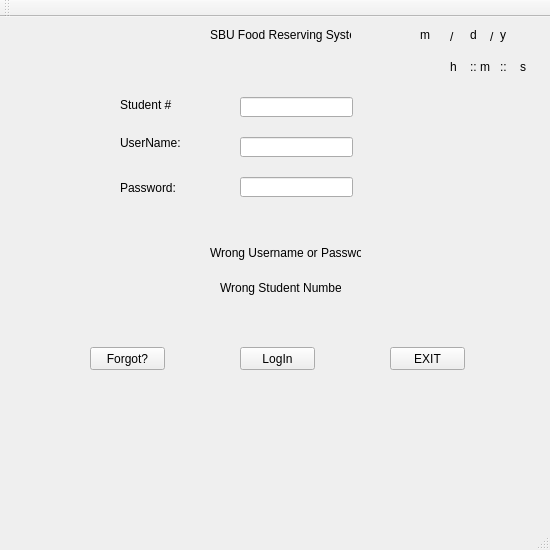
<?xml version="1.0" encoding="UTF-8"?>
<ui version="4.0">
 <class>MainWindow</class>
 <widget class="QMainWindow" name="MainWindow">
  <property name="geometry">
   <rect>
    <x>0</x>
    <y>0</y>
    <width>550</width>
    <height>550</height>
   </rect>
  </property>
  <property name="windowTitle">
   <string>MainWindow</string>
  </property>
  <widget class="QWidget" name="centralWidget">
   <widget class="QPushButton" name="pushButton">
    <property name="geometry">
     <rect>
      <x>240</x>
      <y>330</y>
      <width>75</width>
      <height>23</height>
     </rect>
    </property>
    <property name="text">
     <string>LogIn</string>
    </property>
   </widget>
   <widget class="QLabel" name="label">
    <property name="geometry">
     <rect>
      <x>120</x>
      <y>110</y>
      <width>61</width>
      <height>31</height>
     </rect>
    </property>
    <property name="text">
     <string>UserName:</string>
    </property>
   </widget>
   <widget class="QLabel" name="label_2">
    <property name="geometry">
     <rect>
      <x>120</x>
      <y>150</y>
      <width>61</width>
      <height>41</height>
     </rect>
    </property>
    <property name="text">
     <string>Password:</string>
    </property>
   </widget>
   <widget class="QLineEdit" name="lineEdit">
    <property name="geometry">
     <rect>
      <x>240</x>
      <y>120</y>
      <width>113</width>
      <height>20</height>
     </rect>
    </property>
   </widget>
   <widget class="QLineEdit" name="lineEdit_2">
    <property name="geometry">
     <rect>
      <x>240</x>
      <y>160</y>
      <width>113</width>
      <height>20</height>
     </rect>
    </property>
   </widget>
   <widget class="QLabel" name="Error">
    <property name="geometry">
     <rect>
      <x>210</x>
      <y>220</y>
      <width>151</width>
      <height>31</height>
     </rect>
    </property>
    <property name="text">
     <string>Wrong Username or Password</string>
    </property>
   </widget>
   <widget class="QPushButton" name="ExitButon">
    <property name="geometry">
     <rect>
      <x>390</x>
      <y>330</y>
      <width>75</width>
      <height>23</height>
     </rect>
    </property>
    <property name="text">
     <string>EXIT</string>
    </property>
   </widget>
   <widget class="QPushButton" name="pushButton_2">
    <property name="geometry">
     <rect>
      <x>90</x>
      <y>330</y>
      <width>75</width>
      <height>23</height>
     </rect>
    </property>
    <property name="text">
     <string>Forgot?</string>
    </property>
   </widget>
   <widget class="QLabel" name="label_3">
    <property name="geometry">
     <rect>
      <x>120</x>
      <y>80</y>
      <width>61</width>
      <height>16</height>
     </rect>
    </property>
    <property name="text">
     <string>Student #</string>
    </property>
   </widget>
   <widget class="QLineEdit" name="lineEdit_3">
    <property name="geometry">
     <rect>
      <x>240</x>
      <y>80</y>
      <width>113</width>
      <height>20</height>
     </rect>
    </property>
   </widget>
   <widget class="QLabel" name="label_4">
    <property name="geometry">
     <rect>
      <x>210</x>
      <y>10</y>
      <width>141</width>
      <height>16</height>
     </rect>
    </property>
    <property name="text">
     <string>SBU Food Reserving System</string>
    </property>
   </widget>
   <widget class="QLabel" name="second">
    <property name="geometry">
     <rect>
      <x>520</x>
      <y>40</y>
      <width>21</width>
      <height>20</height>
     </rect>
    </property>
    <property name="text">
     <string>s</string>
    </property>
   </widget>
   <widget class="QLabel" name="label_5">
    <property name="geometry">
     <rect>
      <x>500</x>
      <y>40</y>
      <width>16</width>
      <height>20</height>
     </rect>
    </property>
    <property name="text">
     <string>::</string>
    </property>
   </widget>
   <widget class="QLabel" name="month">
    <property name="geometry">
     <rect>
      <x>470</x>
      <y>10</y>
      <width>21</width>
      <height>16</height>
     </rect>
    </property>
    <property name="text">
     <string>d</string>
    </property>
   </widget>
   <widget class="QLabel" name="label_6">
    <property name="geometry">
     <rect>
      <x>450</x>
      <y>10</y>
      <width>16</width>
      <height>20</height>
     </rect>
    </property>
    <property name="text">
     <string>/</string>
    </property>
   </widget>
   <widget class="QLabel" name="day">
    <property name="geometry">
     <rect>
      <x>420</x>
      <y>10</y>
      <width>31</width>
      <height>16</height>
     </rect>
    </property>
    <property name="text">
     <string>m</string>
    </property>
   </widget>
   <widget class="QLabel" name="minute">
    <property name="geometry">
     <rect>
      <x>480</x>
      <y>40</y>
      <width>21</width>
      <height>20</height>
     </rect>
    </property>
    <property name="text">
     <string>m</string>
    </property>
   </widget>
   <widget class="QLabel" name="label_7">
    <property name="geometry">
     <rect>
      <x>490</x>
      <y>10</y>
      <width>16</width>
      <height>20</height>
     </rect>
    </property>
    <property name="text">
     <string>/</string>
    </property>
   </widget>
   <widget class="QLabel" name="label_8">
    <property name="geometry">
     <rect>
      <x>470</x>
      <y>40</y>
      <width>16</width>
      <height>20</height>
     </rect>
    </property>
    <property name="text">
     <string>::</string>
    </property>
   </widget>
   <widget class="QLabel" name="hour">
    <property name="geometry">
     <rect>
      <x>450</x>
      <y>40</y>
      <width>21</width>
      <height>20</height>
     </rect>
    </property>
    <property name="text">
     <string>h</string>
    </property>
   </widget>
   <widget class="QLabel" name="year">
    <property name="geometry">
     <rect>
      <x>500</x>
      <y>10</y>
      <width>31</width>
      <height>16</height>
     </rect>
    </property>
    <property name="text">
     <string>y</string>
    </property>
   </widget>
   <widget class="QLabel" name="Error2">
    <property name="geometry">
     <rect>
      <x>220</x>
      <y>260</y>
      <width>121</width>
      <height>21</height>
     </rect>
    </property>
    <property name="text">
     <string>Wrong Student Number</string>
    </property>
   </widget>
  </widget>
  <widget class="QMenuBar" name="menuBar">
   <property name="geometry">
    <rect>
     <x>0</x>
     <y>0</y>
     <width>550</width>
     <height>21</height>
    </rect>
   </property>
  </widget>
  <widget class="QToolBar" name="mainToolBar">
   <attribute name="toolBarArea">
    <enum>TopToolBarArea</enum>
   </attribute>
   <attribute name="toolBarBreak">
    <bool>false</bool>
   </attribute>
  </widget>
  <widget class="QStatusBar" name="statusBar"/>
 </widget>
 <layoutdefault spacing="6" margin="11"/>
 <resources/>
 <connections/>
</ui>
